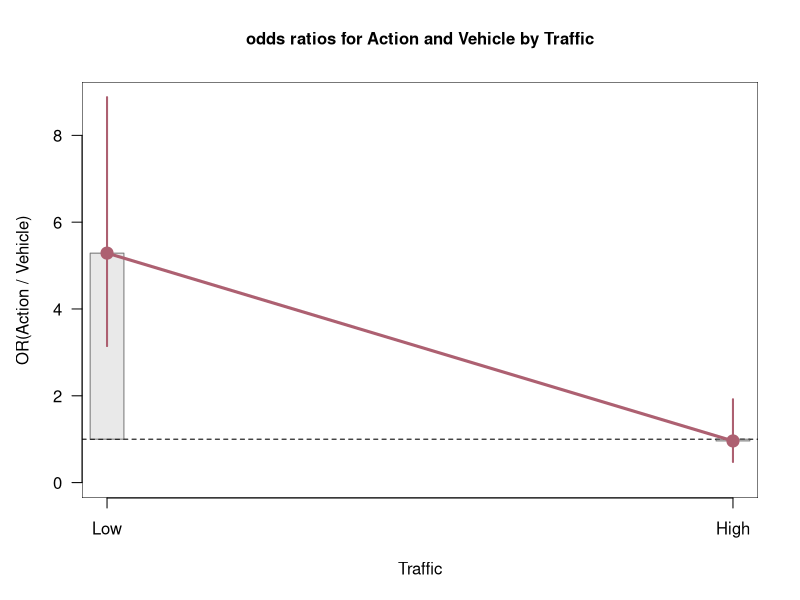
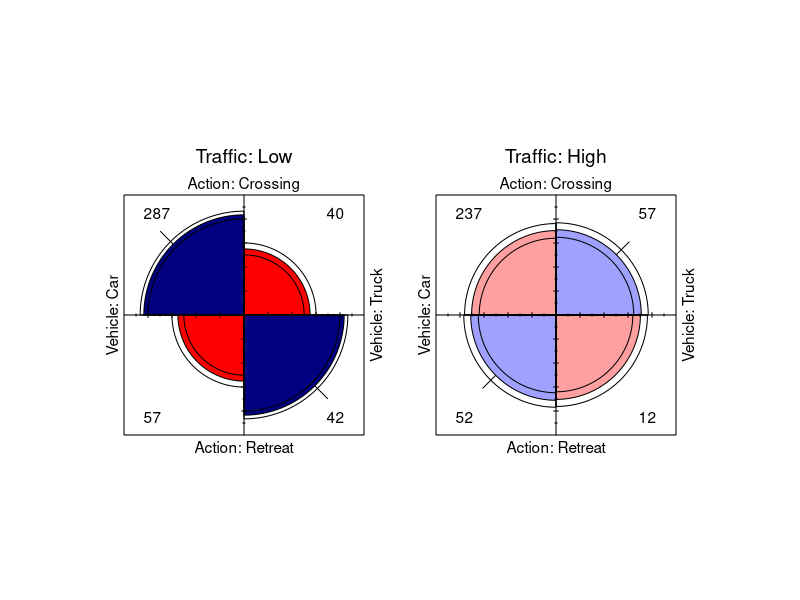
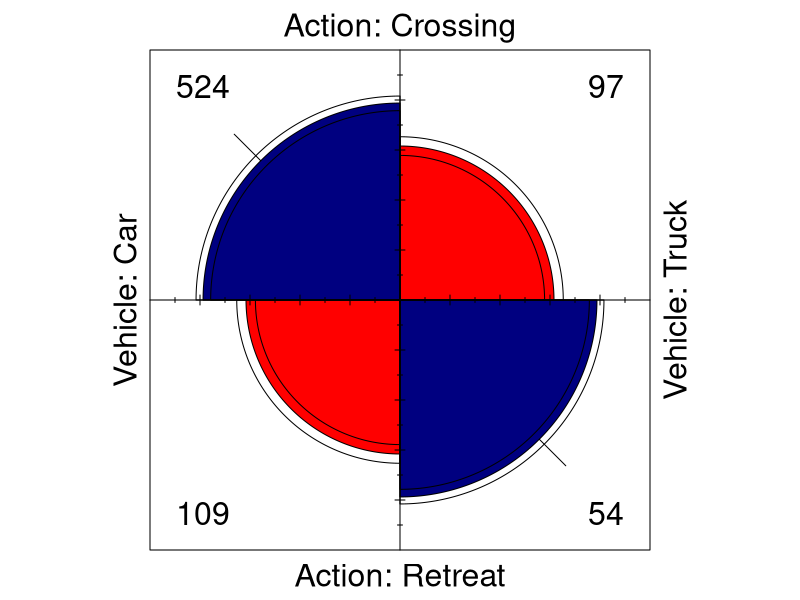
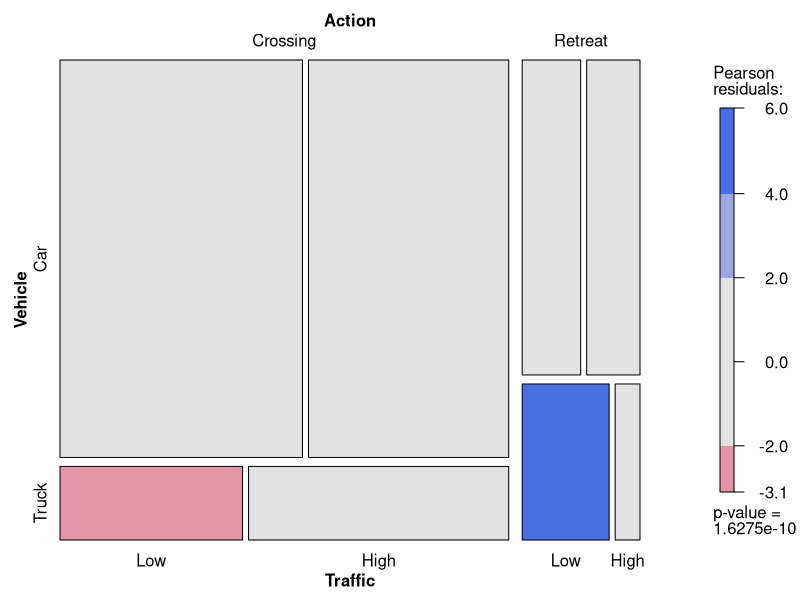

Write R code to recreate these figures, in order.
# The goal of the experiment is to determine how the odds of crossing (Y) change from car to truck (X), adjusting for low vs. high traffic (Z).
# a) Obtain the estimated odds ratio and confidence intervals of crossing for car vs. truck at each traffic location. 
# Interpret them and use the fourfold display to help you understand the output. Use also the mosaic function to interpret partial tables.
# b) Obtain the estimated odds ratio of crossing vs. retreat without taking into account the third (control) variable. 
# Would it be correct to exclude the effect of that third variable?
# c) Test the homogeneous association between X and Y controlling for Z (function woolf_test).
# d) Are X and Y conditional independent given Z?

library("vcd")
library("vcdExtra")

setwd("C:/Users/Panagiotis/Documents/EIT Digital Masterschool/UPM/1st semester/Intelligent Data Analysis/1. Descriptive Statistics and Statistical Modelling/4. Regression models")

Elks.table = data.frame(expand.grid(Action=c("Crossing", "Retreat"), Traffic=c("Low", "High"), Vehicle=c("Car", "Truck")), counts=c(287,57,237,52,40,42,57,12))

Elks.partial = xtabs(counts ~ Action + Vehicle + Traffic, data = Elks.table)
Elks.partial

Elks.podds=oddsratio(Elks.partial, log=FALSE)
Elks.podds

### Table of Action by Vehicle given Traffic, Traffic = Low
#odds ratio >1
oddsratio(Elks.partial[,,1], log=FALSE)

### Table of Action by Vehicle given Traffic, Traffic = High
#odds ratio <1
oddsratio(Elks.partial[,,2], log=FALSE)

# Question 2

# Marginal table of Action by Vehicle, ignoring Traffic
Elks.marginal=xtabs(counts~Action+Vehicle, data=Elks.table)
Elks.marginal

# Let's estimate the odds ratio of crossing vs. retreat without taking into account the control variable.
# The odds of “success” (crossing) for car vehicles are higher than for trucks.
oddsratio(Elks.marginal, log = FALSE)
# Taking into account (controlling for) traffic, the odds of crossing are lower for car vehicles than for trucks in case of high traffic. 
# Just the reverse direction that the marginal table showed.
# Simpson’s Paradox: The result that a marginal association can have a different direction from each conditional association.
# Moral: It can be dangerous to “collapse” contingency tables over a third control variable.

# The odds ratio is greater than 1 for low traffic which means that the odds of crossing for cars are higher than the odds for trucks.
# But in case of high traffic, since the confidence interval contains the value 1, we are going to assume that the odds ratio of crossing for cars is comparable to the odds ratio of crossing for trucks.
confint(Elks.podds, log=FALSE)
plot(Elks.podds)

# In the following fourfold display, we can see a graphical representation for the odds ratio of each traffic level.
# It includes confidence rings. If they don't overlap, that indicates an association between crossing and cars, every odds ration is significantly different from 0. 
# In the display we can see a strong positive association for low traffic (5.286842). 
# The rings don’t overlap and the non-principal diagonal sectors have less area than the principal diagonal ones (odds ratio greater than 1).
# On the other hand the odds of crossing is essentially identical for cars and trucks in case of high traffic (odds ration almost 1). 
# This result is an example of Simpson's paradox.
fourfold(Elks.partial)

# In the Elks marginal table, where the odds ratio was 2.676251, we observe a strong positive association (odds ratio greater than 1).
fourfold(Elks.marginal)

# From the mosaic plot below We see that there is no systematic association between different actions and the type of vehicle - except among the action of trucks under low traffic.
# The tiles show that there are relatively less trucks in low traffic with crossing that the hypothesis of independence would predict.
mosaic(Elks.partial, shade = T, split_vertical=TRUE)

# Question 3

# Let’s test the hypothesis of homogeneous association (or homogeneity of odds ratio).
woolf_test(Elks.partial)
# The very low p-value (0.0001) indicates that we can reject the Homogeneity of the Odds Ratio through the two levels of traffic.
# We cannot assume that the conditional relationship between any pair of variables given the third one is the same at each level of the third variable.

# Question 4

# Let's test the hypothesis of conditional independence
mantelhaen.test(Elks.partial)
# The very low p-value (7.868e-07) indicates that we can reject the conditional independence of the Odds Ratio through the two levels of traffic.
